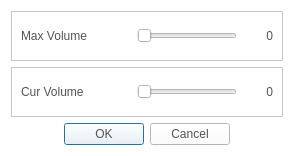
<?xml version="1.0" encoding="UTF-8"?>
<ui version="4.0">
 <class>MaxVolumeDialog</class>
 <widget class="QDialog" name="MaxVolumeDialog">
  <property name="geometry">
   <rect>
    <x>0</x>
    <y>0</y>
    <width>290</width>
    <height>156</height>
   </rect>
  </property>
  <property name="windowTitle">
   <string>Dialog</string>
  </property>
  <property name="styleSheet">
   <string notr="true">QLabel
{
	color: rgb(84, 84, 84);
	font: 14pt &quot;Segoe UI&quot;;
}
QPushButton
{
	color: rgb(84, 84, 84);
	font: 14pt &quot;Segoe UI&quot;;
}
QWidget
{
	background-color: rgb(255, 255, 255);
}</string>
  </property>
  <layout class="QGridLayout" name="gridLayout">
   <item row="0" column="0">
    <widget class="QFrame" name="frame">
     <property name="frameShape">
      <enum>QFrame::StyledPanel</enum>
     </property>
     <property name="frameShadow">
      <enum>QFrame::Raised</enum>
     </property>
     <layout class="QHBoxLayout" name="horizontalLayout">
      <item>
       <widget class="QLabel" name="label">
        <property name="minimumSize">
         <size>
          <width>110</width>
          <height>0</height>
         </size>
        </property>
        <property name="text">
         <string>Max Volume</string>
        </property>
       </widget>
      </item>
      <item>
       <widget class="QSlider" name="horizontalSliderMaxVol">
        <property name="minimumSize">
         <size>
          <width>100</width>
          <height>0</height>
         </size>
        </property>
        <property name="maximum">
         <number>100</number>
        </property>
        <property name="orientation">
         <enum>Qt::Horizontal</enum>
        </property>
       </widget>
      </item>
      <item>
       <widget class="QLabel" name="labelMaxVol">
        <property name="minimumSize">
         <size>
          <width>30</width>
          <height>0</height>
         </size>
        </property>
        <property name="text">
         <string>0</string>
        </property>
        <property name="alignment">
         <set>Qt::AlignRight|Qt::AlignTrailing|Qt::AlignVCenter</set>
        </property>
       </widget>
      </item>
     </layout>
    </widget>
   </item>
   <item row="1" column="0">
    <widget class="QFrame" name="frame_2">
     <property name="frameShape">
      <enum>QFrame::StyledPanel</enum>
     </property>
     <property name="frameShadow">
      <enum>QFrame::Raised</enum>
     </property>
     <layout class="QHBoxLayout" name="horizontalLayout_2">
      <item>
       <widget class="QLabel" name="label_2">
        <property name="minimumSize">
         <size>
          <width>110</width>
          <height>0</height>
         </size>
        </property>
        <property name="text">
         <string>Cur Volume</string>
        </property>
       </widget>
      </item>
      <item>
       <widget class="QSlider" name="horizontalSliderCurVol">
        <property name="minimumSize">
         <size>
          <width>100</width>
          <height>0</height>
         </size>
        </property>
        <property name="maximum">
         <number>100</number>
        </property>
        <property name="orientation">
         <enum>Qt::Horizontal</enum>
        </property>
       </widget>
      </item>
      <item>
       <widget class="QLabel" name="labelCurVol">
        <property name="minimumSize">
         <size>
          <width>30</width>
          <height>0</height>
         </size>
        </property>
        <property name="text">
         <string>0</string>
        </property>
        <property name="alignment">
         <set>Qt::AlignRight|Qt::AlignTrailing|Qt::AlignVCenter</set>
        </property>
       </widget>
      </item>
     </layout>
    </widget>
   </item>
   <item row="2" column="0">
    <widget class="QDialogButtonBox" name="buttonBox">
     <property name="orientation">
      <enum>Qt::Horizontal</enum>
     </property>
     <property name="standardButtons">
      <set>QDialogButtonBox::Cancel|QDialogButtonBox::Ok</set>
     </property>
     <property name="centerButtons">
      <bool>true</bool>
     </property>
    </widget>
   </item>
  </layout>
 </widget>
 <resources/>
 <connections>
  <connection>
   <sender>buttonBox</sender>
   <signal>accepted()</signal>
   <receiver>MaxVolumeDialog</receiver>
   <slot>accept()</slot>
   <hints>
    <hint type="sourcelabel">
     <x>248</x>
     <y>254</y>
    </hint>
    <hint type="destinationlabel">
     <x>157</x>
     <y>274</y>
    </hint>
   </hints>
  </connection>
  <connection>
   <sender>buttonBox</sender>
   <signal>rejected()</signal>
   <receiver>MaxVolumeDialog</receiver>
   <slot>reject()</slot>
   <hints>
    <hint type="sourcelabel">
     <x>316</x>
     <y>260</y>
    </hint>
    <hint type="destinationlabel">
     <x>286</x>
     <y>274</y>
    </hint>
   </hints>
  </connection>
 </connections>
</ui>
